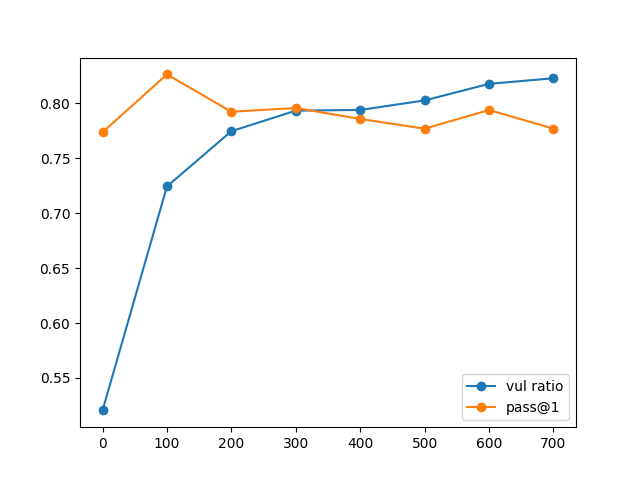

The Python source for this figure:
import json
from secgen.utils import all_vuls, fc_from_json, opt_vul_ratio_from_json, vul_to_lang

res_dir = "../../sec_data/all_results/num_epochs/final3/starcoderbase-3b"

num_epochs = [0, 100, 200, 300, 400, 500, 600, 700]
gopt = []
gpass1 = []
for ne in num_epochs:
    opt = []
    pass1 = []
    for vul in all_vuls:
        path = f"{res_dir}/{ne}/{vul}/result.json"
        opt.append(opt_vul_ratio_from_json(path))
        
        lang = vul_to_lang(vul)
        fc_path = path.replace("result.json", f"result_multiple-{lang}_fim.results.json")
        fc_baseline_path = f"../../sec_data/all_results/fc_baseline/starcoderbase-3b/temp_0.4/{lang}"
        fc = fc_from_json(fc_path, fc_baseline_path)
        pass1.append(fc["pass@1"])

    gopt.append(sum(opt)/len(opt))
    gpass1.append(sum(pass1)/len(pass1))

import matplotlib.pyplot as plt
plt.plot(num_epochs, gopt, label="vul ratio", marker="o")
plt.plot(num_epochs, gpass1, label="pass@1", marker="o")
plt.legend()
plt.savefig("num_epochs_new/plot.png")
